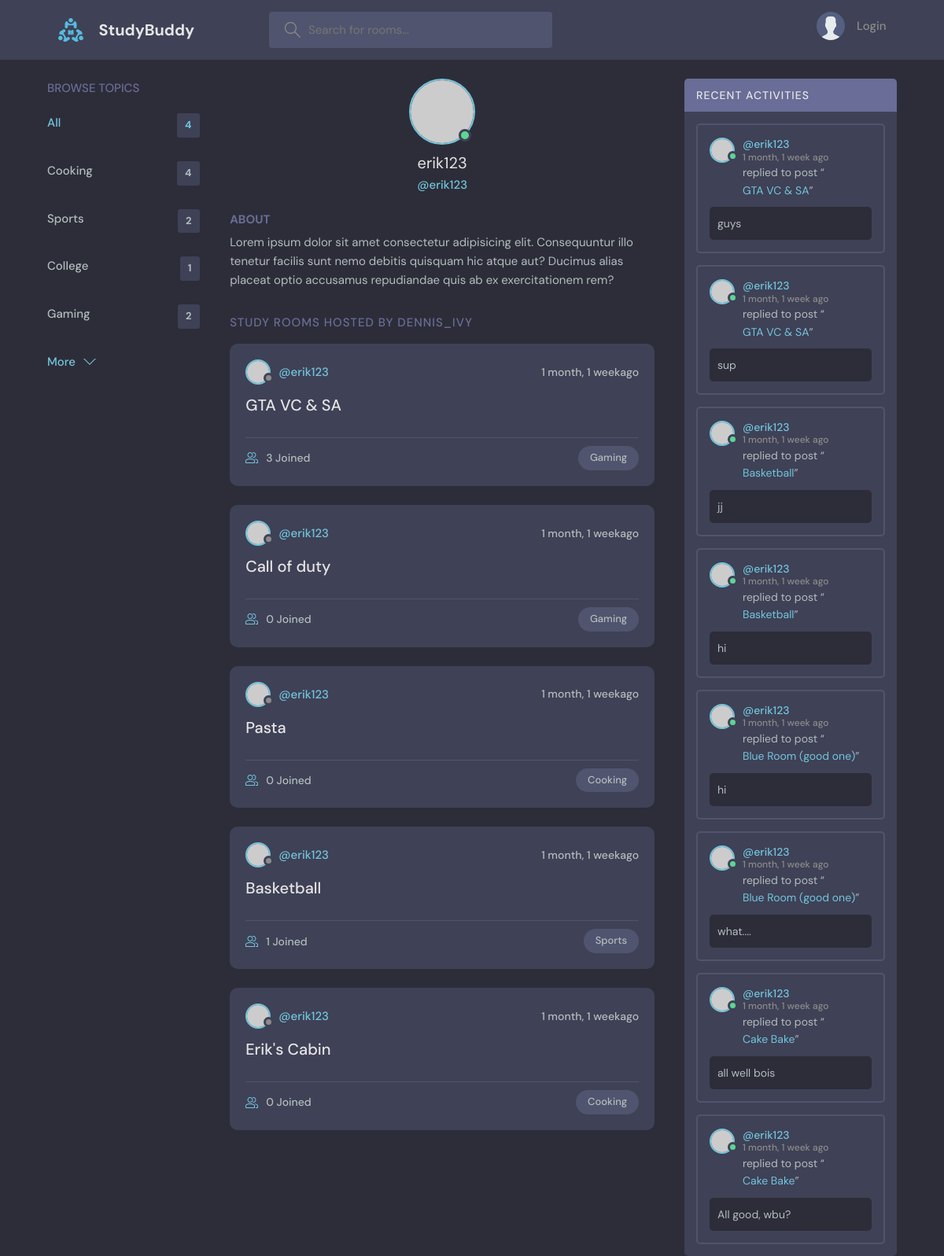
The page /profile/3 on the database its author committed.
### base/models.py (models this page shows, shortened)
class Topic(models.Model):
    name = models.CharField(max_length=100)
    def __str__(self):
        return self.name

class Room(models.Model):
    host = models.ForeignKey(User, on_delete=models.SET_NULL, null=True)
    topic = models.ForeignKey(Topic, on_delete=models.SET_NULL, null=True)
    name = models.CharField(max_length=20)
    description = models.TextField(null=True, blank=True)
    participants = models.ManyToManyField(User, related_name='participants', blank=True)
    updated = models.DateTimeField(auto_now=True)
    created = models.DateTimeField(auto_now_add=True)
    class Meta():
        ordering = ['-updated', '-created']
    def __str__(self):
        return self.name

class Message(models.Model):
    user = models.ForeignKey(User, on_delete=models.CASCADE)
    room = models.ForeignKey(Room, on_delete=models.CASCADE)
    body = models.TextField()
    updated = models.DateTimeField(auto_now=True)
    created = models.DateTimeField(auto_now_add=True)
    class Meta():
        ordering = ['-updated', '-created']

### base/views.py (the view)
# urls.py: path("profile/<str:pk>", views.user_profile, name="user-profile"),
def user_profile(request, pk):
    user = User.objects.get(id=pk)
    rooms = user.room_set.all()
    room_message = user.message_set.all()
    topics = Topic.objects.all()
    context={'user': user, 'rooms': rooms, 'room_messages': room_message, 'topics': topics}
    return render(request, 'base/profile.html', context)

### base/templates/base/profile.html (shortened to what this page needs)
{% extends 'main.html' %}
{% block content %}
  <main class="profile-page layout layout--3">
    <div class="container">
      {% include 'base/topics_component.html' %}
      <div class="roomList">
        <div class="profile">
          <div class="profile__avatar">
            <div class="avatar avatar--large active">
              <img src="https://randomuser.me/api/portraits/men/11.jpg" />
            </div>
          </div>
          <div class="profile__info">
            <h3>{{user.username}}</h3>
            <p>@{{user.username}}</p>
          </div>
          <div class="profile__about">
            <h3>About</h3>
            <p>
              Lorem ipsum dolor sit amet consectetur adipisicing elit. Consequuntur illo tenetur
              facilis sunt nemo debitis quisquam hic atque aut? Ducimus alias placeat optio
              accusamus repudiandae quis ab ex exercitationem rem?
            </p>
          </div>
        </div>
        <div class="roomList__header">
          <div>
            <h2>Study Rooms Hosted by dennis_ivy</a>
            </h2>
          </div>
        </div>
          {% include 'base/feed_component.html' %}
      </div>
      {% include 'base/activity_component.html' %}
    </div>
  </main>
{% endblock %}

### base/templates/base/topics_component.html
<div class="topics">
    <div class="topics__header">
      <h2>Browse Topics</h2>
    </div>
    <ul class="topics__list">
      <li>
        <a href="{% url 'rooms' %}" class="active">All <span>{{topics.count}}</span></a>
      </li>
      {% for topic in topics %}
      <li>
        <a href="{% url 'rooms' %}?q={{ topic.name }}">{{ topic.name }} <span>{{topic.room_set.all.count}}</span></a>
      </li>
      {% endfor %}
    </ul>
    <a class="btn btn--link" href="{% url 'topics' %}">
      More
      <svg version="1.1" xmlns="http://www.w3.org/2000/svg" width="32" height="32" viewBox="0 0 32 32">
        <title>chevron-down</title>
        <path d="M16 21l-13-13h-3l16 16 16-16h-3l-13 13z"></path>
      </svg>
    </a>
  </div>

### base/templates/base/feed_component.html (shortened to what this page needs)
{% for room in rooms %}
<div class="roomListRoom">
    <div class="roomListRoom__header">
      <a href="{% url 'user-profile' room.host.id %}" class="roomListRoom__author">
        <div class="avatar avatar--small">
          <img src="https://randomuser.me/api/portraits/women/11.jpg" />
        </div>
        <span>@{{room.host.username}}</span>
      </a>
      <div class="roomListRoom__actions">
        <span>{{room.created|timesince}}ago</span>
      </div>
    </div>
    <div class="roomListRoom__content">
      <a href="{% url 'room' room.id %}">{{room.name}}</a>
    </div>
    <div class="roomListRoom__meta">
      <a href="{% url 'room' room.id %}" class="roomListRoom__joined">
        {{room.participants.all.count}} Joined
      </a>
      <p class="roomListRoom__topic">{{room.topic}}</p>
    </div>
  </div>
  {% endfor %}

### base/templates/base/activity_component.html (shortened to what this page needs)
<div class="activities">
    <div class="activities__header">
      <h2>Recent Activities</h2>
    </div>
    {% for message in room_messages %}
    <div class="activities__box">
      <div class="activities__boxHeader roomListRoom__header">
        <a href="{% url 'user-profile' message.user.id %}" class="roomListRoom__author">
          <div class="avatar avatar--small active">
            <img src="https://randomuser.me/api/portraits/men/13.jpg" />
          </div>
          <p>
            @{{ message.user }}
            <span>{{ message.created|timesince }} ago</span>
          </p>
        </a>
      </div>
      <div class="activities__boxContent">
        <p>replied to post “<a href="{% url 'room' message.room.id %}">{{message.room}}</a>”</p>
        <div class="activities__boxRoomContent">
            {{message.body}}
        </div>
      </div>
    </div>
    {% endfor %}
  </div>

### rows shown on the page
Topic: name "Cooking", room_set.all.count "4"
Topic: name "Sports", room_set.all.count "2"
Topic: name "College", room_set.all.count "1"
Topic: name "Gaming", room_set.all.count "2"
Room: host.username "erik123", created "1 month, 1 week", name "GTA VC & SA", participants.all.count "3", topic "Gaming"
Room: host.username "erik123", created "1 month, 1 week", name "Call of duty", participants.all.count "0", topic "Gaming"
Room: host.username "erik123", created "1 month, 1 week", name "Pasta", participants.all.count "0", topic "Cooking"
Room: host.username "erik123", created "1 month, 1 week", name "Basketball", participants.all.count "1", topic "Sports"
Room: host.username "erik123", created "1 month, 1 week", name "Erik's Cabin", participants.all.count "0", topic "Cooking"
Message: user "erik123", created "1 month, 1 week", room "GTA VC & SA", body "guys"
Message: user "erik123", created "1 month, 1 week", room "GTA VC & SA", body "sup"
Message: user "erik123", created "1 month, 1 week", room "Basketball", body "jj"
Message: user "erik123", created "1 month, 1 week", room "Basketball", body "hi"
Message: user "erik123", created "1 month, 1 week", room "Blue Room (good one)", body "hi"
Message: user "erik123", created "1 month, 1 week", room "Blue Room (good one)", body "what...."
Message: user "erik123", created "1 month, 1 week", room "Cake Bake", body "all well bois"
Message: user "erik123", created "1 month, 1 week", room "Cake Bake", body "All good, wbu?"

### other values the page prints
{{ topics.count }} "4"
{{ user.username }} "erik123"
